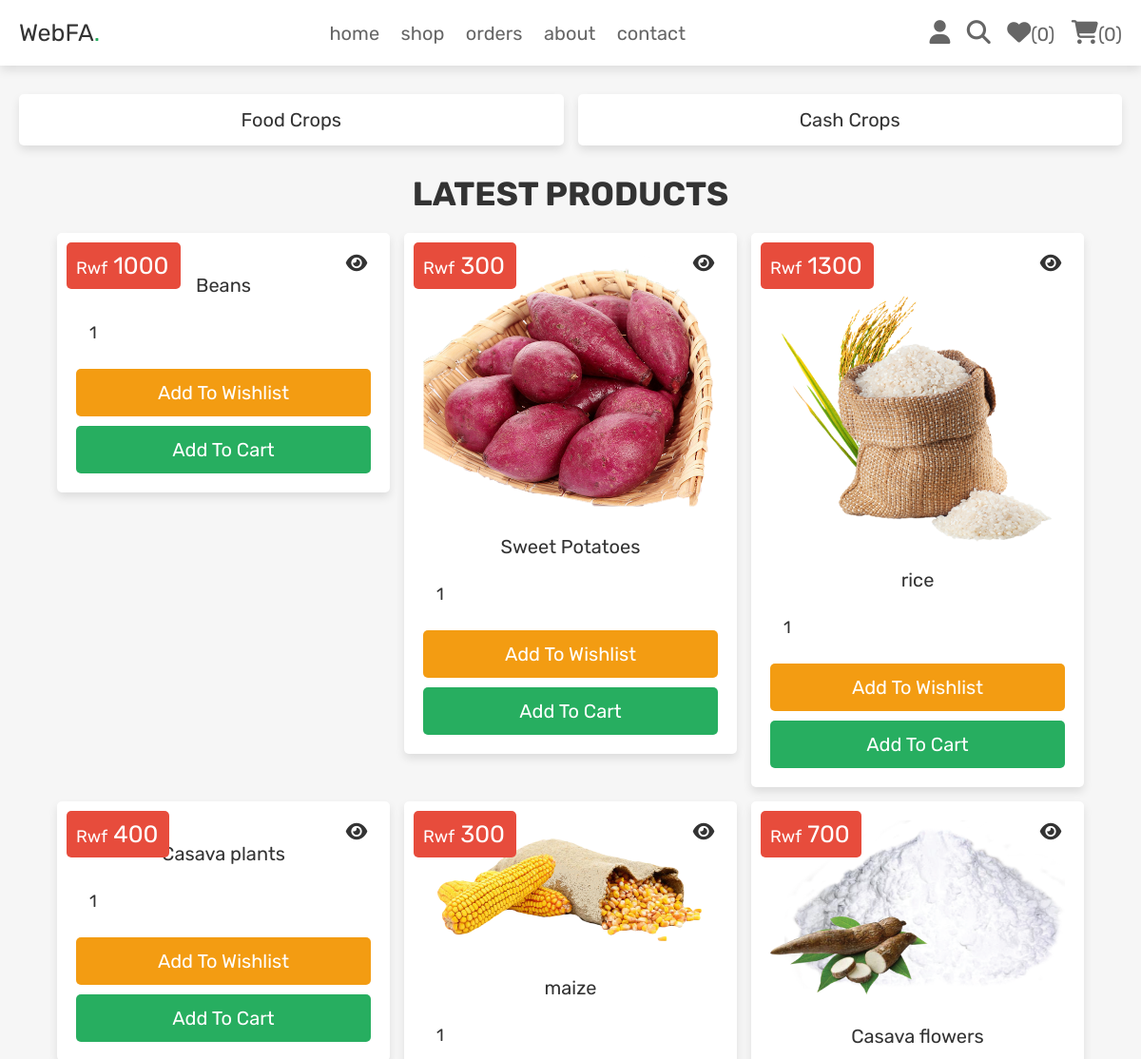
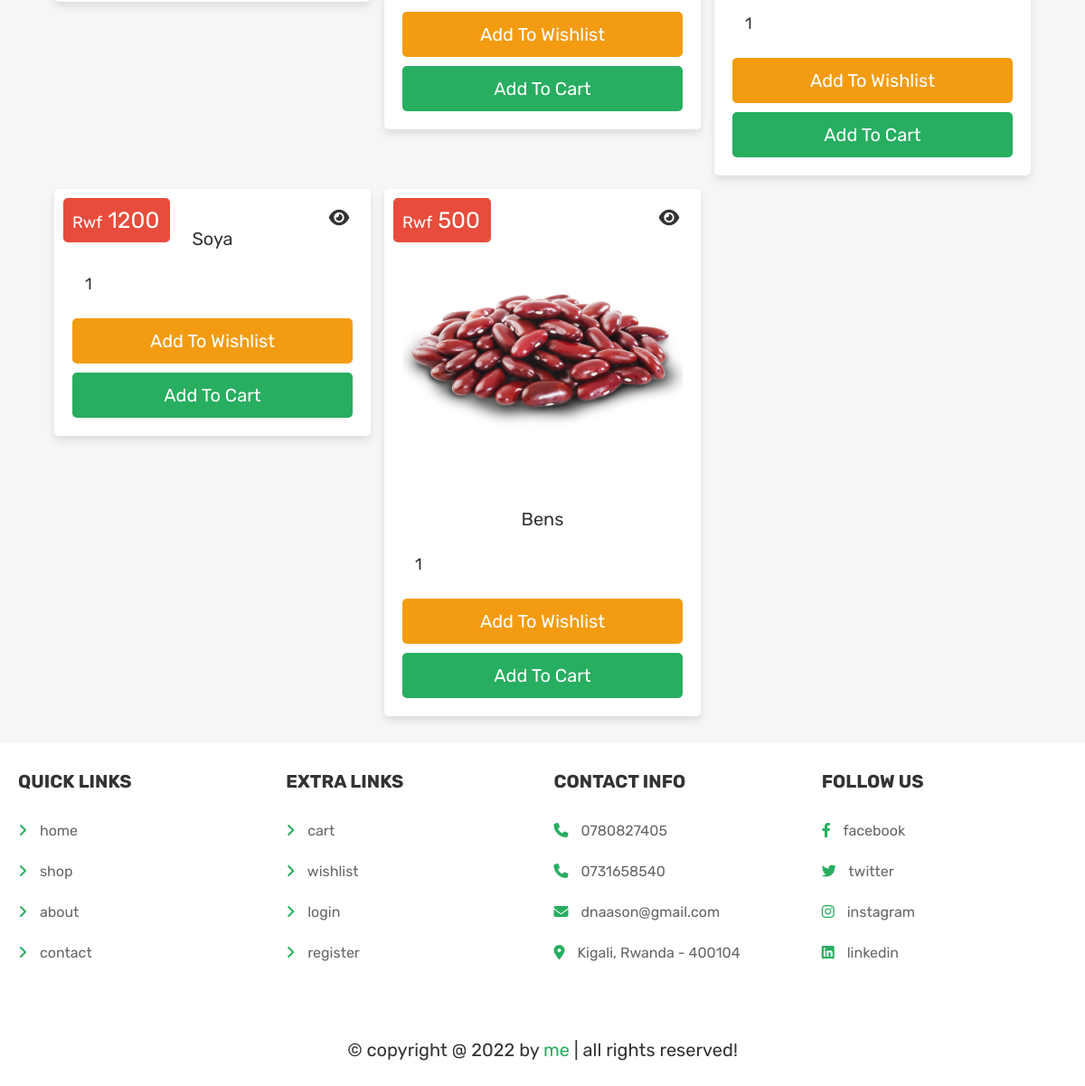
The app's page /shop.php (signed in) with its own data (2 pictures, top to bottom).
### tables this page shows
CREATE TABLE `products` (
  `id` int(100) NOT NULL,
  `farmer_id` varchar(40) NOT NULL,
  `name` varchar(100) NOT NULL,
  `category` varchar(20) NOT NULL,
  `quantity` varchar(100) DEFAULT NULL,
  `details` varchar(500) NOT NULL,
  `price` int(100) NOT NULL,
  `image` varchar(100) NOT NULL
);

### shop.php (the view, shortened to what this page needs)
<?php
@include 'config.php';
$select_products = $conn->prepare("SELECT * FROM `products` WHERE quantity > 0");
$select_products->execute();
?>
<!DOCTYPE html>
<html lang="en">
<head>
   <link rel="stylesheet" href="https://cdnjs.cloudflare.com/ajax/libs/font-awesome/6.1.1/css/all.min.css">
   <link rel="stylesheet" href="css/style.css">
</head>
<body>
<?php include 'header.php'; ?>
<section class="p-category">
   <a href="category.php?category=Food Crops">Food Crops</a>
   <a href="category.php?category=Cash Crops">Cash Crops</a>
</section>
<section class="products">
   <h1 class="title">latest products</h1>
   <div class="box-container">
   <?php
      if($select_products->rowCount() > 0){
         while($fetch_products = $select_products->fetch(PDO::FETCH_ASSOC)){
   ?>
   <form action="" class="box" method="POST">
      <div class="price">Rwf <span><?= $fetch_products['price']; ?></span></div>
      <a href="view_page.php?pid=<?= $fetch_products['id']; ?>" class="fas fa-eye"></a>
      <img src="uploaded_img/<?= $fetch_products['image']; ?>" alt="">
      <div class="name"><?= $fetch_products['name']; ?></div>
      <input type="number" min="1" value="1" name="p_qty" class="qty">
      <input type="submit" value="add to wishlist" class="option-btn" name="add_to_wishlist">
      <input type="submit" value="add to cart" class="btn" name="add_to_cart">
   </form>
   <?php
      }
   }else{
      echo '<p class="empty">no products added yet!</p>';
   }
   ?>
   </div>
</section>
<?php include 'footer.php'; ?>
</body>
</html>

### css/style.css (style rules this page uses)
.products .box-container { display: grid; grid-template-columns: repeat(auto-fit, 35rem); gap:1.5rem; justify-content: center; align-items: flex-start; }
.products .box-container .box { padding:2rem; text-align: center; border:var(--border); background-color: var(--white); box-shadow: var(--box-shadow); border-radius: .5rem; position: relative; }
.products .box-container .box .price { position: absolute; top:1rem; left:1rem; padding:1rem; border-radius: .5rem; background-color: var(--red); font-size: 1.8rem; color:var(--white); }
.products .box-container .box .price span { font-size: 2.5rem; color:var(--white); margin:0 .2rem; }
.products .box-container .box .fa-eye { position: absolute; top:1rem; right:1rem; border-radius: .5rem; height: 4.5rem; line-height: 4.3rem; width: 5rem; border:var(--border); color:var(--black); font-size: 2rem; background-color: var(--white); }
.products .box-container .box img { width: 100%; margin-bottom: 1rem; }
.products .box-container .box .name { font-size: 2rem; color:var(--black); padding:1rem 0; }
.products .box-container .box .qty { margin:.5rem 0; border-radius: .5rem; padding:1.2rem 1.4rem; font-size: 1.8rem; color:var(--black); border:var(--border); width: 100%; }
.p-category { display: grid; grid-template-columns: repeat(auto-fit, minmax(27rem, 1fr)); gap:1.5rem; justify-content: center; align-items: flex-start; }
.p-category { padding-bottom: 0; }
.p-category a { padding:1.5rem; text-align: center; border:var(--border); background-color: var(--white); box-shadow: var(--box-shadow); border-radius: .5rem; font-size: 2rem; text-transform: capitalize; color:var(--black); }

### css/components.css (style rules this page uses)
:root { --green:#27ae60; --orange:#f39c12; --red:#e74c3c; --black:#333; --light-color:#666; --white:#fff; --light-bg:#f6f6f6; --box-shadow:0 .5rem 1rem rgba(0,0,0,.1); }
* { font-family: 'Rubik', sans-serif; margin:0; padding:0; box-sizing: border-box; outline: none; border:none; text-decoration: none; color:var(--black); }
body { background-color: var(--light-bg); }
html { font-size: 62.5%; overflow-x: hidden; scroll-behavior: smooth; scroll-padding-top: 6.5rem; }
section { padding:3rem 2rem; max-width: 1200px; margin:0 auto; }
.btn, .delete-btn, .option-btn { display: block; width: 100%; margin-top: 1rem; border-radius: .5rem; color:var(--white); font-size: 2rem; padding:1.3rem 3rem; text-transform: capitalize; cursor: pointer; text-align: center; }
.btn { background-color: var(--green); }
.option-btn { background-color: var(--orange); }
.title { text-align: center; margin-bottom: 2rem; text-transform: uppercase; color:var(--black); font-size: 3.5rem; }

### records on screen
products: price "1000", name "Beans"
products: price "300", image (picture), name "Sweet Potatoes"
products: price "1300", image (picture), name "rice"
products: price "400", name "Casava plants"
products: price "300", image (picture), name "maize"
products: price "700", image (picture), name "Casava flowers"
products: price "1200", name "Soya"
products: price "500", image (picture), name "Bens"

### other values on screen
$count_wishlist_items->rowCount() "0"
$count_cart_items->rowCount() "0"
